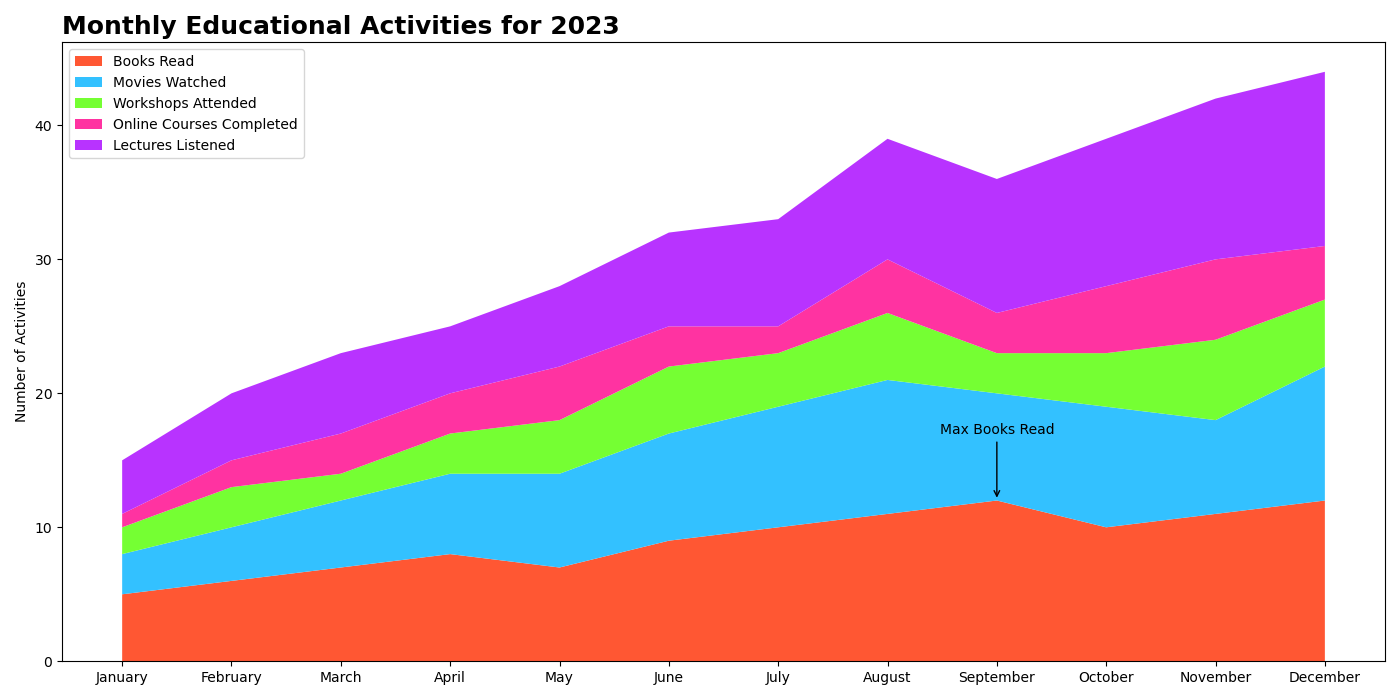

The Python source for this figure:

import matplotlib.pyplot as plt
import numpy as np

months = ['January', 'February', 'March', 'April', 'May', 'June', 'July', 
          'August', 'September', 'October', 'November', 'December']
books_read = np.array([5, 6, 7, 8, 7, 9, 10, 11, 12, 10, 11, 12])
movies_watched = np.array([3, 4, 5, 6, 7, 8, 9, 10, 8, 9, 7, 10])
workshops_attended = np.array([2, 3, 2, 3, 4, 5, 4, 5, 3, 4, 6, 5])
online_courses_completed = np.array([1, 2, 3, 3, 4, 3, 2, 4, 3, 5, 6, 4])
lectures_listened = np.array([4, 5, 6, 5, 6, 7, 8, 9, 10, 11, 12, 13])

education_data = np.vstack([books_read, movies_watched, workshops_attended, online_courses_completed, lectures_listened])

fig, ax = plt.subplots(figsize=(14, 7))
ax.stackplot(months, education_data, colors=['#FF5733', '#33C1FF', '#75FF33', '#FF33A1', '#B833FF'])
ax.set_title('Monthly Educational Activities for 2023', fontsize=18, fontweight='bold', loc='left')
ax.set_ylabel('Number of Activities')

max_books_index = np.argmax(books_read)
ax.annotate('Max Books Read', xy=(max_books_index, books_read[max_books_index]), xytext=(max_books_index, books_read[max_books_index] + 5),
            arrowprops=dict(facecolor='black', arrowstyle='->'), ha='center')

ax.legend(['Books Read', 'Movies Watched', 'Workshops Attended', 'Online Courses Completed', 'Lectures Listened'], loc='upper left')

plt.tight_layout()
plt.show()
